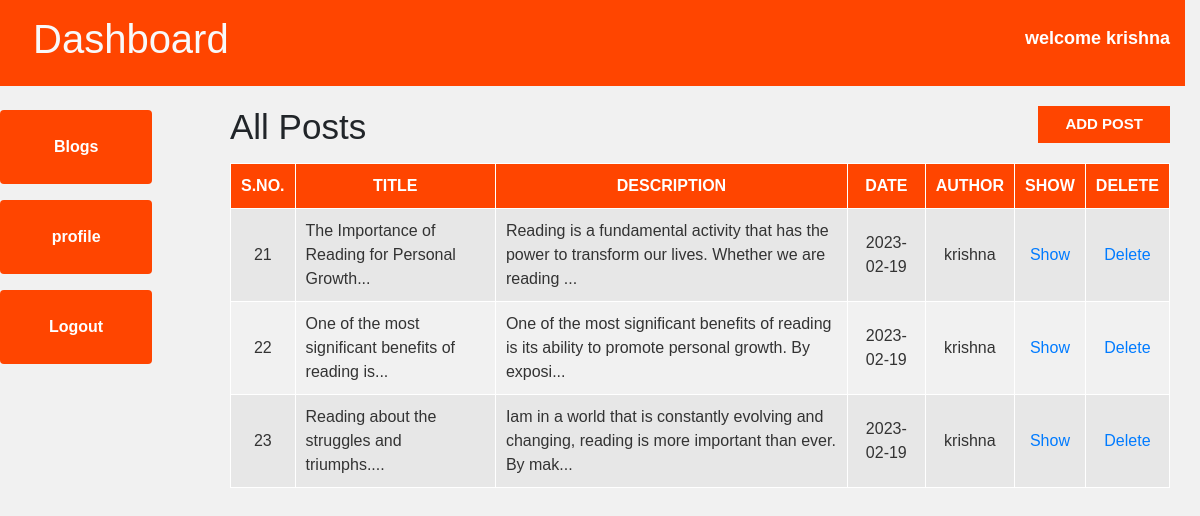
/admin/index.php (signed in), run on the app's committed database.
### tables this page shows
CREATE TABLE `blog` (
  `post_id` int(11) NOT NULL,
  `title` varchar(100) NOT NULL,
  `description` text NOT NULL,
  `post_date` date NOT NULL DEFAULT current_timestamp(),
  `user_id` int(20) NOT NULL
);

### admin/index.php (the view, shortened to what this page needs)
<?php include 'header.php'; ?>
<?php include 'config.php'; ?>
<div class="col-md-10">
    <div id="admin-content">
        <div class="container">
            <div class="row">
                <div class="col-md-10">
                    <h1 class="admin-heading">All Posts</h1>
                </div>
                <div class="col-md-2">
                    <a class="add-new" href="add-post.php">add post</a>
                </div>
                <div class="col-md-12">
                <?php
                    $user =$_SESSION['username'];
                    $query=mysqli_query($conn,"select * from login where username='$user'");
                    $row2=mysqli_fetch_array($query);
                    $id=$row2["s_no"];
                    $sql ="SELECT * FROM `blog` WHERE user_id= '$id'";
                    $result =mysqli_query($conn,$sql);
                    ?>
                    <table class="content-table">
                        <thead>
                            <th>S.No.</th>
                            <th>Title</th>
                            <th>Description</th>
                            <th>Date</th>
                            <th>Author</th>
                            <th>Show</th>
                            <th>Delete</th>
                        </thead>
                        <tbody>
                    <?php while($row = mysqli_fetch_assoc($result)){
                        $title = $row ['title'];
                        $desc = $row ['description'];
                        $date = $row ['post_date'];
                        ?>
                            <tr class="text-left">
                                <td><?php echo $row['post_id']; ?></td>
                                <td><?php echo substr($title,0,50) ?>...</td>
                                <td class="text-left"><?php echo substr($desc,0,100) ?>...</td>
                                <td><?php echo $date ?></td>
                                <td><?php echo $_SESSION['username']   ?></td>
                                <td class='edit'><a href='show-post.php?id=<?php echo $row['post_id'];?>'>Show</a></td>
                                <td class='delete'><a href='delete-post.php?id=<?php echo $row['post_id'];?>'>Delete</a></td>
                            </tr>
                        <?php }
                        ?>
                        </tbody>
                    </table>
                </div>
            </div>
        </div>
    </div>
</div>
<?php include 'footer.php'; ?>

### css/style.css (style rules this page uses)
body { background: #f1f1f1; font-family: sans-serif,arial,Helvetica; }
a, a:hover, a:focus { text-decoration: none; outline: none; }
#admin-content { padding: 20px 0; min-height: 750px; }
#admin-content .admin-heading { font-size: 35px; margin: 0 0 15px; }
#admin-content .add-new { color: #fff; background-color: orangered; font-size: 15px; font-weight: 600; text-align: center; text-transform: uppercase; padding: 7px 10px; display: block; transition: all 0.3s; }
#admin-content .content-table { border: 1px solid #000; width: 100%; margin: 0 0 20px; }
#admin-content .content-table thead { color: #fff; background-color: orangered; }
#admin-content .content-table th { padding: 10px; border: 1px solid #fff; font-weight: 600; text-align: center; text-transform: uppercase; }
#admin-content .content-table tbody { color: #333; }
#admin-content .content-table tbody tr { background-color: #e7e7e7; }
#admin-content .content-table tbody tr:nth-child(even) { background-color: transparent; }
#admin-content .content-table tbody td { padding: 10px; border: 1px solid #fff; text-align: center; }
#admin-content .content-table tbody td:nth-child(2) { text-align: left; }
.id, .edit, .delete { text-align:center; }

### data on the page
blog: post_id "21", title "The Importance of Reading for Personal Growth", description "Reading is a fundamental activity that has the power to transform our lives. Whether we are reading", post_date "2023-02-19"
blog: post_id "22", title "One of the most significant benefits of reading is", description "One of the most significant benefits of reading is its ability to promote personal growth. By exposi", post_date "2023-02-19"
blog: post_id "23", title "Reading about the struggles and triumphs.", description "Iam in a world that is constantly evolving and changing, reading is more important than ever. By mak", post_date "2023-02-19"

### other printed values
$_SESSION['username'] "krishna"
